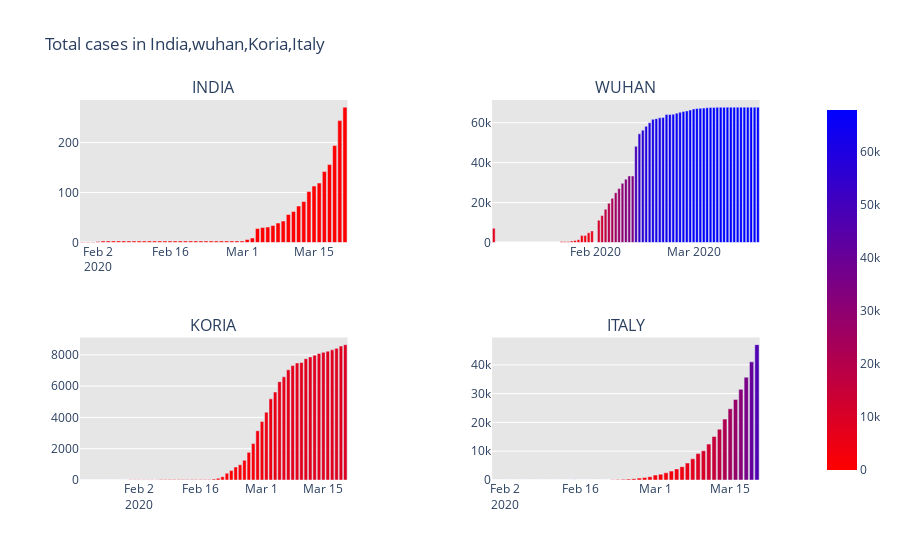

Notebook code for this chart:
### Code cell
fi=make_subplots(rows=2,cols=2,specs=[[{"secondary_y":True},{"secondary_y":True}],[{"secondary_y":True},{"secondary_y":True}]],
                subplot_titles=("INDIA","WUHAN","KORIA","ITALY"))
fi.add_trace(go.Bar(x=c_india["Date"],
                    y=c_india["Total Cases"],marker={"color":c_india["Total Cases"],"coloraxis":"coloraxis"}),1,1)
fi.add_trace(go.Bar(x=c_whan["Date"],
                   y=c_whan["Total Cases"],
                   marker={"color":c_whan["Total Cases"],"coloraxis":"coloraxis"}),1,2)
fi.add_trace(go.Bar(x=c_korea["Date"],
                   y=c_korea["Total Cases"],
                   marker={"color":c_korea["Total Cases"],"coloraxis":"coloraxis"}),2,1)
fi.add_trace(go.Bar(x=c_italy["Date"],
                   y=c_italy["Total Cases"],
                   marker={"color":c_italy["Total Cases"],"coloraxis":"coloraxis"}),2,2)
fi.update_layout(coloraxis={"colorscale":"Bluered_r"},showlegend=False,title="Total cases in India,wuhan,Koria,Italy",plot_bgcolor="rgb(230,230,230)")
